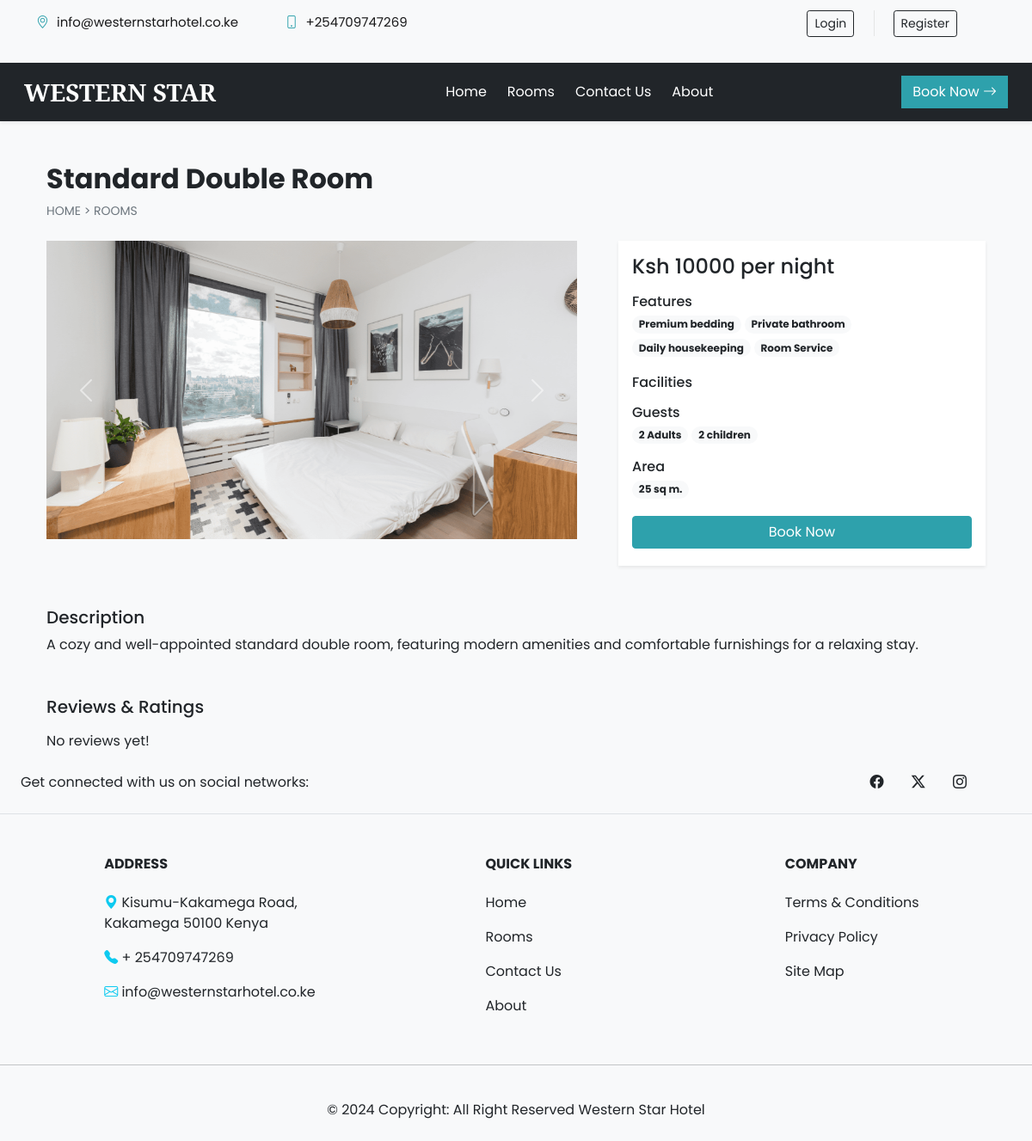
Page /room_details.php?id=9 on the committed database.
### tables this page shows
CREATE TABLE `contact_details` (
  `sr_no` int(11) NOT NULL,
  `address` varchar(50) NOT NULL,
  `gmap` varchar(100) NOT NULL,
  `pn1` bigint(20) NOT NULL,
  `pn2` bigint(20) NOT NULL,
  `email` varchar(100) NOT NULL,
  `fb` varchar(100) NOT NULL,
  `insta` varchar(100) NOT NULL,
  `tw` varchar(100) NOT NULL,
  `iframe` varchar(300) NOT NULL
);

CREATE TABLE `rooms` (
  `id` int(11) NOT NULL,
  `name` varchar(150) NOT NULL,
  `area` int(11) NOT NULL,
  `price` int(11) NOT NULL,
  `quantity` int(11) NOT NULL,
  `adult` int(11) NOT NULL,
  `children` int(11) NOT NULL,
  `description` varchar(350) NOT NULL,
  `status` tinyint(4) NOT NULL DEFAULT 1,
  `removed` int(11) NOT NULL DEFAULT 0
);

CREATE TABLE `room_images` (
  `sr_no` int(11) NOT NULL,
  `room_id` int(11) NOT NULL,
  `image` varchar(150) NOT NULL,
  `thumb` tinyint(4) NOT NULL DEFAULT 0
);

CREATE TABLE `features` (
  `id` int(11) NOT NULL,
  `name` varchar(50) NOT NULL
);

### admin/inc/db_config.php (called while the page is built, shortened)
<?php
    function select($sql,$values,$datatypes)
    {
        $con = $GLOBALS['con'];
        if($stmt = mysqli_prepare($con,$sql))
        {
            mysqli_stmt_bind_param($stmt,$datatypes,...$values);
            if(mysqli_stmt_execute($stmt)){
                $res = mysqli_stmt_get_result($stmt);
                return $res;
            }
            else{
                mysqli_stmt_close($stmt);
                die("Query cannot be executed - Select");
            }
        }
        else{
            die("Query cannot be prepared - Select");
        }
    }
?>

### room_details.php (the view, shortened to what this page needs)
<!DOCTYPE html>
<html lang="en">
<head>
    <?php require('inc/links.php'); ?>
</head>
<body class="bg-light">
    <?php require('inc/header.php'); ?>
    <?php
        $data = filteration($_GET);
        $room_res = select("SELECT * FROM `rooms` WHERE `id`=? AND `status`=? AND `removed`=?",[$data['id'],1,0],'iii');
        $room_data = mysqli_fetch_assoc($room_res);
    ?>
    <div class="container">
        <div class="row">
            <div class="col-12 my-5 mb-4 px-4">
                <h2 class="fw-bold"><?php echo $room_data['name'] ?></h2>
                <div style="font-size: 14px;">
                    <a href="index.php" class="text-secondary text-decoration-none">HOME</a>
                    <span class="text-secondary"> > </span>
                    <a href="rooms.php" class="text-secondary text-decoration-none">ROOMS</a>
                </div>
            </div>
            <div class="col-lg-7 col-md-12 px-4">
                <div id="roomCarousel" class="carousel slide" data-bs-ride="carousel">
                    <div class="carousel-inner">
                        <?php
                            $room_img = ROOMS_IMG_PATH."thumbnail.jpg";
                            $img_q = mysqli_query($con,"SELECT * FROM `room_images` WHERE `room_id`='$room_data[id]'");
                            if(mysqli_num_rows($img_q)>0)
                            {
                                $active_class = 'active';
                                while($img_res = mysqli_fetch_assoc($img_q))
                                {
                                    echo"
                                    <div class='carousel-item $active_class'>
                                        <img src='".ROOMS_IMG_PATH.$img_res['image']."' class='d-block w-100 rounded-0' alt='room-image'>
                                    </div>
                                    ";
                                    $active_class='';
                                }
                            }
                            else{
                                echo"<div class='carousel-item active'>
                                    <img src='$room_img' class='d-block w-100' alt='room-image'>
                                </div>";
                            }
                        ?>
                    </div>
                    <button class="carousel-control-prev" type="button" data-bs-target="#roomCarousel" data-bs-slide="prev">
                        <span class="carousel-control-prev-icon" aria-hidden="true"></span>
                    </button>
                    <button class="carousel-control-next" type="button" data-bs-target="#roomCarousel" data-bs-slide="next">
                        <span class="carousel-control-next-icon" aria-hidden="true"></span>
                    </button>
                </div>
            </div>
            <div class="col-lg-5 col-md-12 px-4">
                <div class="card mb-4 border-0 shadow-sm rounded-0">
                    <div class="card-body">
                        <?php
                            echo<<<price
                                <h4>Ksh $room_data[price] per night</h4>
                            price;
                            $fea_q = mysqli_query($con,"SELECT f.name FROM `features` f INNER JOIN `room_features` rfea ON f.id = rfea.features_id WHERE rfea.room_id = '$room_data[id]'");
                            $features_data = "";
                            while($fea_row = mysqli_fetch_assoc($fea_q)){
                                $features_data .="<span class='badge rounded-pill bg-light text-dark text-wrap me-1 mb-1'>
                                    $fea_row[name]
                                </span>";
                            }
                            echo<<<features
                                <div class="mb-3">
                                    <h6 class="mb-1">Features</h6>
                                    $features_data
                                </div>
                            features;
                            $facilities_data = "";
                            echo<<<facilities
                                <div class="mb-3">
                                    <h6 class="mb-1">Facilities</h6>
                                    $facilities_data
                                </div>
                            facilities;
                            echo<<<guests
                                <div class="mb-3">
                                    <h6 class="mb-1">Guests</h6>
                                    <span class="badge rounded-pill bg-light text-dark text-wrap">
                                        $room_data[adult] Adults
                                    </span>
                                    <span class="badge rounded-pill bg-light text-dark text-wrap">
                                        $room_data[children] children
                                    </span>
                                </div>
                            guests;
                            echo<<<area
                                <div class="mb-3">
                                    <h6 class="mb-1">Area</h6>
                                    <span class='badge rounded-pill bg-light text-dark text-wrap me-1 mb-1'>
                                        $room_data[area] sq m.
                                    </span>
                                </div>
                            area;
                            if(!$settings_r['shutdown']){
                                $login=0;
                                echo<<<book
                                    <button onclick='checkLoginToBook($login,$room_data[id])' class="btn w-100 text-white custom-bg shadow-none mb-1">Book Now</button>
                                book;
                            }
                        ?>
                    </div>
                </div>
            </div>
            <div class="col-12 mt-4 px-4">
                <div class="mb-5">
                    <h5>Description</h5>
                    <p>
                        <?php echo $room_data['description']?>
                    </p>
                </div>
                <div>
                    <h5 class="mb-3">Reviews & Ratings</h5>
                    <?php
                        $review_q = "SELECT rr.*, uc.name AS uname, r.name AS rname FROM `rating_review` rr
                            INNER JOIN `user_cred` uc ON rr.user_id = uc.id
                            INNER JOIN `rooms` r ON rr.room_id = r.id
                            WHERE rr.room_id = '$room_data[id]'
                            ORDER BY `sr_no` DESC LIMIT 15";
                        $review_res= mysqli_query($con, $review_q);
                        if(mysqli_num_rows($review_res)==0){
                            echo 'No reviews yet!';
                        }
                    ?>
                </div>
            </div>
        </div>
    </div>
    <?php require('inc/footer.php'); ?>
</body>
</html>

### inc/header.php (shortened to what this page needs)
<section>
    <div class="header__top">
        <div class="container">
            <div class="row">
                <div class="col-lg-7">
                    <ul class="header__top__widget">
                        <li><span class="bi bi-geo-alt"></span> <?php echo $contact_r['email'] ?></li>
                        <li><span class="bi bi-phone"></span> +<?php echo $contact_r['pn1'] ?></li>
                    </ul>
                </div>
                <div class="col-lg-5">
                    <div class="header__top__right">
                        <div class="header__top__auth">
                            <ul>
                                <?php
                                    if (isset($_SESSION['login']) && $_SESSION['login'] == true) {
                                        echo <<<data
                                            <li>
                                                <div class="btn-group">
                                                    <button type="button" class="btn btn-outline-dark shadow-none dropdown-toggle" data-bs-toggle="dropdown" data-bs-display="static" aria-expanded="false">
                                                        $_SESSION[uName]
                                                    </button>
                                                    <ul class="dropdown-menu dropdown-menu-lg-end">
                                                        <li><a class="dropdown-item" href="profile.php">Profile</a></li>
                                                        <li><a class="dropdown-item" href="bookings.php">Bookings</a></li>
                                                        <li><a class="dropdown-item" href="logout.php">Logout</a></li>
                                                    </ul>
                                                </div>
                                            </li>
                                        data;
                                    } else {
                                        echo <<<data
                                            <li>
                                                <button type="button" class="btn btn-outline-dark btn-sm shadow-none me-lg-3 me-2" data-bs-toggle="modal" data-bs-target="#loginModal">
                                                    Login
                                                </button>
                                            </li>
                                            <li>
                                                <button type="button" class="btn btn-outline-dark btn-sm shadow-none" data-bs-toggle="modal" data-bs-target="#registerModal">
                                                    Register
                                                </button>
                                            </li>
                                        data;
                                    }
                                ?>
                            </ul>
                        </div>
                    </div>
                </div>
            </div>
        </div>
    </div>
</section>
<nav id="nav-bar" class="navbar navbar-expand-lg navbar-light bg-dark px-lg-3 py-lg-2 shadow-sm sticky-top">
    <div class="container-fluid">
        <a class="navbar-brand me-5 fw-bold fs-3 p-font text-white" href="index.php">WESTERN STAR</a>
        <div class="collapse navbar-collapse" id="navbarSupportedContent">
            <ul class="navbar-nav mx-auto mb-2 mb-lg-0">
                <li class="nav-item">
                <a class="nav-link me-2 text-white" href="index.php">Home</a>
                </li>
                <li class="nav-item">
                <a class="nav-link me-2 text-white" href="rooms.php">Rooms</a>
                </li>
                <li class="nav-item">
                <a class="nav-link me-2 text-white" href="contact.php">Contact Us</a>
                </li>
                <li class="nav-item">
                <a class="nav-link text-white" href="about.php">About</a>
                </li>
            </ul>
            <div class="d-flex">
                <a href="rooms.php" class="btn btn-md custom-bg text-white btn-outline-dark rounded-0 shadow-none">Book Now <i class="bi bi-arrow-right"></i></a>
            </div>
        </div>
    </div>
</nav>

### inc/footer.php (shortened to what this page needs)
<div>
    <footer class="text-center text-lg-start bg-body-tertiary text-dark bg-light">
        <section class="d-flex justify-content-center justify-content-lg-between p-4 border-bottom">
            <div class="me-5 d-none d-lg-block">
                <span>Get connected with us on social networks:</span>
            </div>
            <div>
                <a href="<?php echo $contact_r['fb'] ?>" class="me-4 text-reset">
                    <i class="bi bi-facebook me-1"></i>
                </a>
                <a href="<?php echo $contact_r['tw'] ?>" class="me-4 text-reset">
                    <i class="bi bi-twitter-x me-1"></i>
                </a>
                <a href="<?php echo $contact_r['insta'] ?>" class="me-5 text-reset">
                    <i class="bi bi-instagram me-1"></i>
                </a>
            </div>
        </section>
        <section class="">
            <div class="container text-center text-md-start mt-5">
                <div class="row mt-3">
                    <div class="col-md-4 col-lg-3 col-xl-3 mx-auto mb-md-0 mb-4">
                        <h6 class="text-uppercase fw-bold mb-4">Address</h6>
                        <p><i class="bi bi-geo-alt-fill text-info"></i> <?php echo $contact_r['address'] ?></p>
                        <p><i class="bi bi-telephone-fill text-info"></i> + <?php echo $contact_r['pn1'] ?></p>
                        <p><i class="bi bi-envelope text-info"></i> <?php echo $contact_r['email'] ?></p>
                    </div>
                    <div class="col-md-2 col-lg-2 col-xl-2 mx-auto mb-4">
                        <h6 class="text-uppercase fw-bold mb-4">
                            Quick Links
                        </h6>
                        <p>
                            <a href="index.php" class="text-dark">Home</a>
                        </p>
                        <p>
                            <a href="rooms.php" class="text-dark">Rooms</a>
                        </p>
                        <p>
                            <a href="contact.php" class="text-dark">Contact Us</a>
                        </p>
                        <p>
                            <a href="about.php" class="text-dark">About</a>
                        </p>
                    </div>
                    <div class="col-md-3 col-lg-2 col-xl-2 mx-auto mb-4">
                        <h6 class="text-uppercase fw-bold mb-4">
                            Company
                        </h6>
                        <p>
                            <a href="#!" class="text-dark">Terms & Conditions</a>
                        </p>
                        <p>
                            <a href="#!" class="text-dark">Privacy Policy</a>
                        </p>
                        <p>
                            <a href="#!" class="text-dark">Site Map</a>
                        </p>
                    </div>
                </div>
            </div>
        </section>
        <hr class="my-3">
        <div class="text-center p-4" >
            © 2024 Copyright: All Right Reserved Western Star Hotel
        </div>
    </footer>
</div>

### rows in the picture
contact_details: email "info@westernstarhotel.co.ke", pn1 "254709747269", address "Kisumu-Kakamega Road, Kakamega 50100 Kenya"
rooms: name "Standard Double Room", price "10000", adult "2", children "2", area "25", description "A cozy and well-appointed standard double room, featuring modern amenities and comfortable furnishings for a relaxing stay."
room_images: image (picture)
features: name "Premium bedding"
features: name "Private bathroom"
features: name "Daily housekeeping"
features: name "Room Service"
